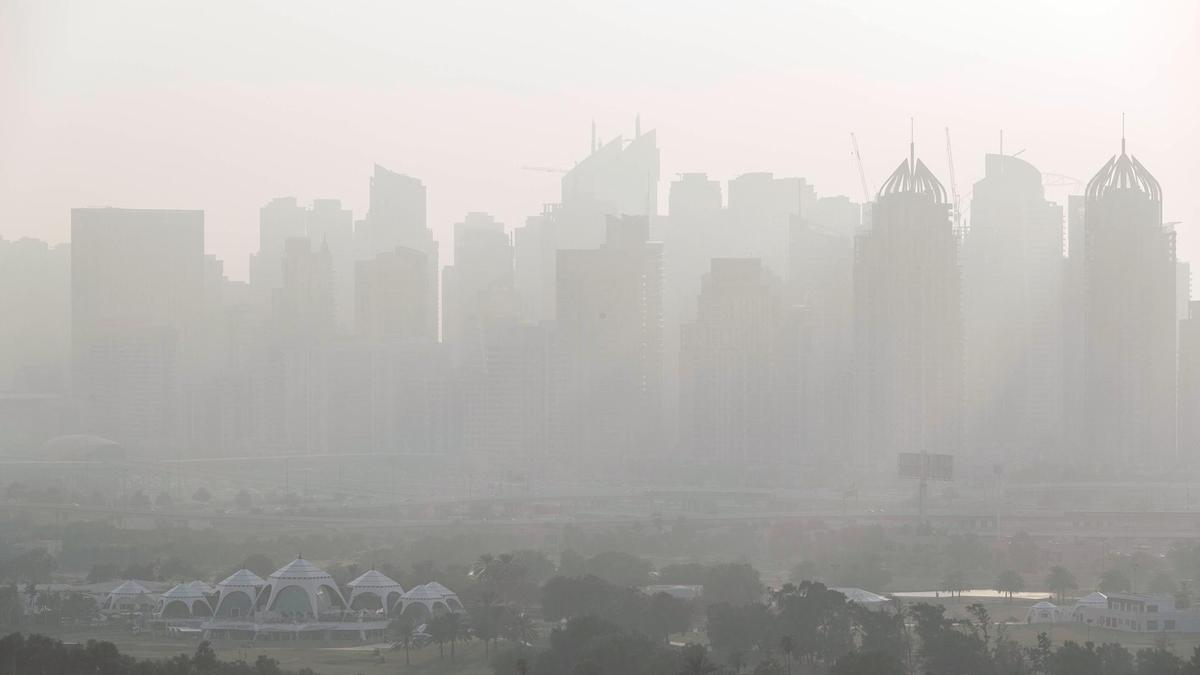
#> input picture hazy/UAE.jpg, 1200 x 675 px, given in place of Whale.mov, which was not available
$ python dehaze_video.py hazy/UAE.jpg   (Python 2 division)
#> lines starting #> are read from the running program, lines starting #| are printed output that depends on the picture; after the words box and inside, x2 and y2 are one past the last pixel; in counts of white or black regions, pixels touching at a corner belong together; pictures that were not available may be replaced by others from this repository, and a replacement may not be noted
#> further down, frame is the input picture: shape (675, 1200, 3); mean B, G, R 179.7, 182.8, 185.1
import cv2
import math
import numpy as np
import sys

def apply_mask(matrix, mask, fill_value):
    #print("MATRIX=", matrix)
    #print("mask=\n" ,mask)
    #print("fill value=\n", fill_value)

    masked = np.ma.array(matrix, mask=mask, fill_value=fill_value)
    print('MASKED=',masked)
    return masked.filled()

def apply_threshold(matrix, low_value=255, high_value=255):
    low_mask = matrix < low_value
    print("low mask=",low_mask)

    matrix = apply_mask(matrix, low_mask, low_value)
    print('Low MASK->',low_mask,'\nMatrix->',matrix)

    high_mask = matrix > high_value
    matrix = apply_mask(matrix, high_mask, high_value)

    return matrix

def simplest_cb(img, percent):
#> called with percent = 1
    assert img.shape[2] == 3
    assert percent > 0 and percent < 100
    print("shape of image = ", img.shape[2])
#| shape of image =  3

    half_percent = percent / 200.0
    print('HALF PERCENT->',half_percent)

    channels = cv2.split(img)
    print('Channels->\n',channels)
#> (printed output is left out)
    print('Shape->',channels[0].shape)
#| Shape-> (675, 1200)
    print('Shape of channels->',len(channels[2]))
#| Shape of channels-> 675

    out_channels = []
    for channel in channels:
        assert len(channel.shape) == 2

	# find the low and high precentile values (based on the input percentile)
        height, width = channel.shape
        vec_size = width * height
        flat = channel.reshape(vec_size)
        print('vec=',vec_size,'\nFlat=',flat)
        assert len(flat.shape) == 1

        flat = np.sort(flat)

        n_cols = flat.shape[0]
        print("Number of columns = ", n_cols)

        low_val  = flat[math.floor(n_cols * half_percent)]
        high_val = flat[math.ceil( n_cols * (1.0 - half_percent))]

        print("Lowval: ", low_val)
        print("Highval: ", high_val)
        print(flat[60])
        print(flat[11940])


        # saturate below the low percentile and above the high percentile
        thresholded = apply_threshold(channel, low_val, high_val)
        # scale the channel
        normalized = cv2.normalize(thresholded, thresholded.copy(), 0, 255, cv2.NORM_MINMAX)
        out_channels.append(normalized)
#> this loop made 3 passes
#> (low_val, high_val) on passes 1 to 3: (79, 249), (83, 251), (82, 254)
#> (printed output is left out)
#> pass 1, in apply_threshold, `low_mask = matrix < low_value`:
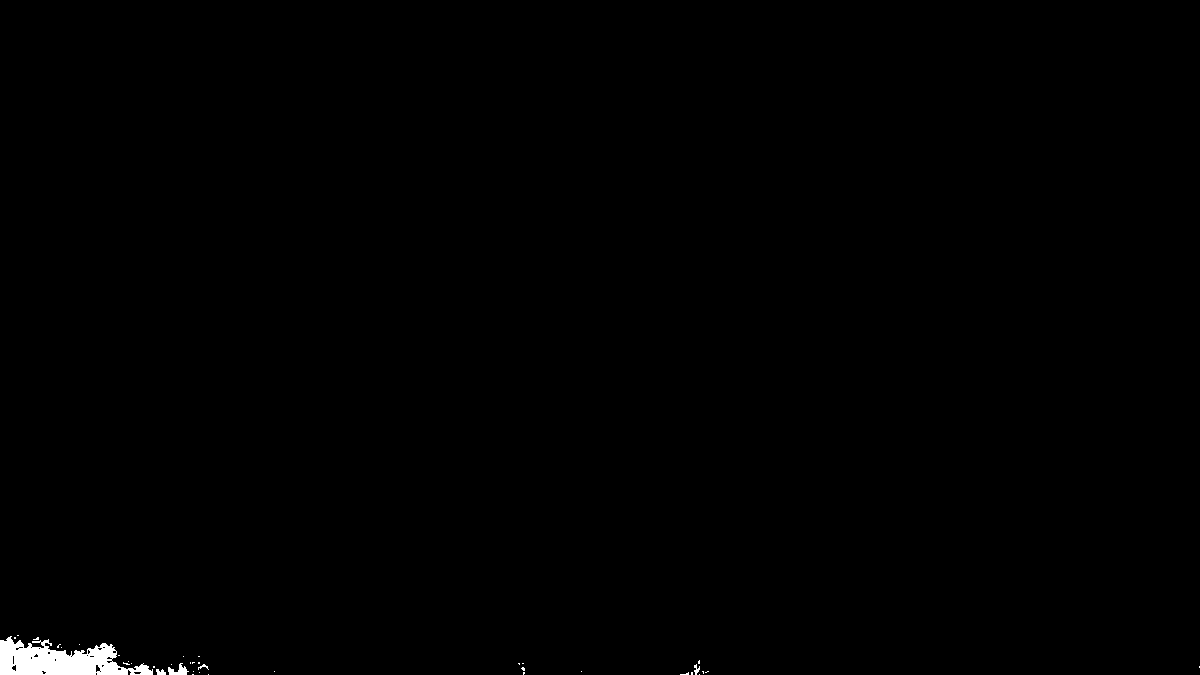
#> low_mask: shape (675, 1200) bool; 0.47% white; 39 white regions (34 under 20 px), largest, box (x1, y1, x2, y2) and area: (0, 636, 153, 675) 3452, (168, 663, 189, 675) 130, (156, 669, 166, 675) 44, (694, 664, 700, 675) 36, (198, 664, 209, 670) 25
#> pass 1, in apply_threshold, `high_mask = matrix > high_value`:
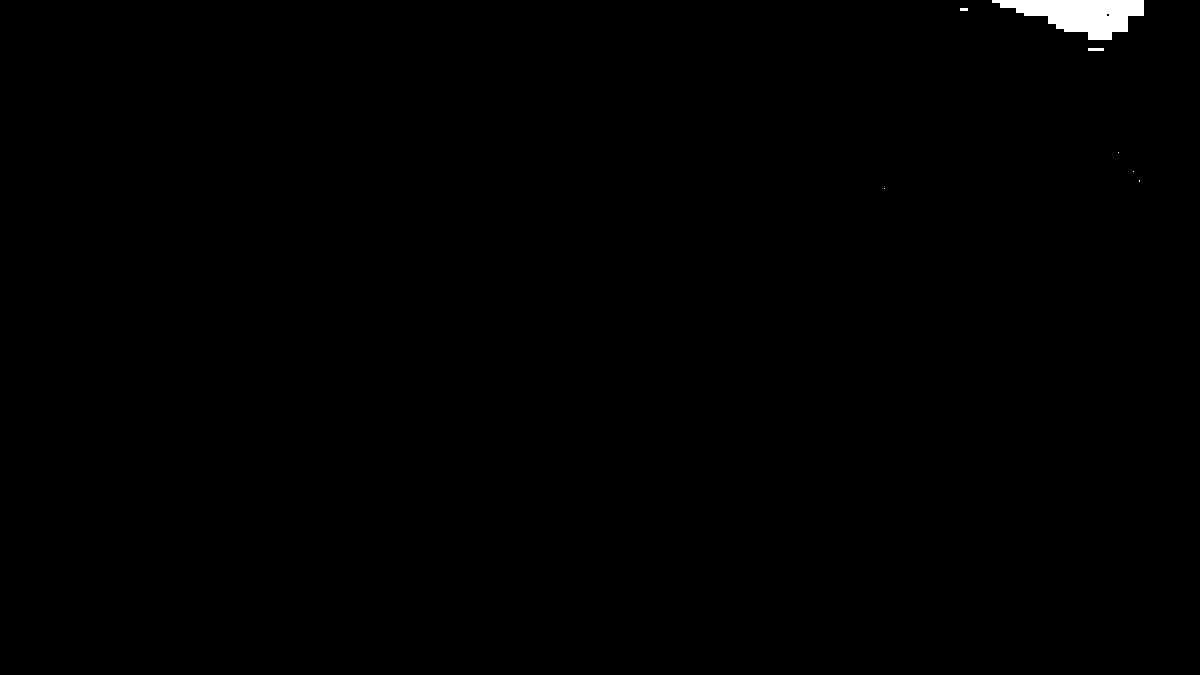
#> high_mask: shape (675, 1200) bool; 0.45% white; 7 white regions (4 under 20 px), largest, box (x1, y1, x2, y2) and area: (992, 0, 1144, 40) 3556, (1088, 48, 1104, 51) 48, (960, 8, 968, 11) 24
#> after the loop, out_channels = 3 items

    return cv2.merge(out_channels)
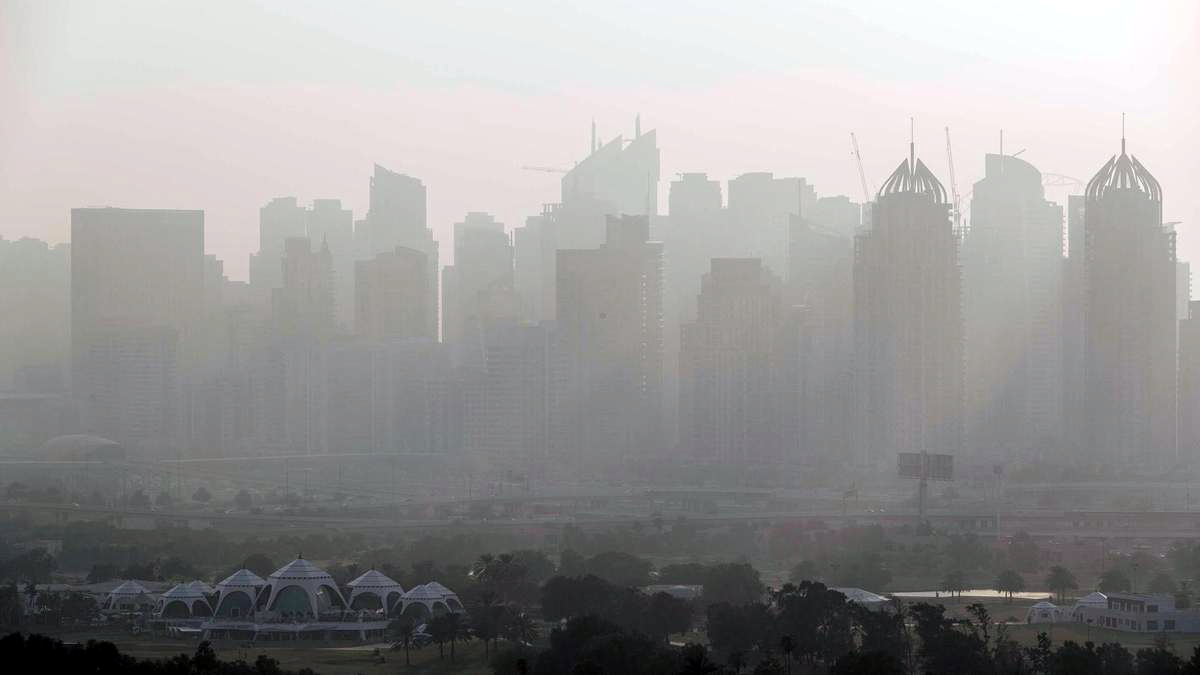
#> returned value: shape (675, 1200, 3); mean of channels 0, 1, 2 151.1, 151.4, 152.8; drawn as B, G, R

if __name__ == '__main__':
    #img = cv2.imread(sys.argv[1])
	cap=cv2.VideoCapture('/media/dheeraj/9A26F0CB26F0AA01/WORK/github_repo/Dehazing/haze-videos/Whale.mov')
   	#img = cv2.imread('/home/dheeraj/Downloads/Whale.mov')
	while True:

		ret, frame=cap.read()

		out = simplest_cb(frame, 1)
		cv2.imshow("Before", frame)
		cv2.imshow("After", out)
		cv2.waitKey(0)
	cap.release()
    cv2.destroyAllWindows()

$ run again, on hazy/fog.jpg
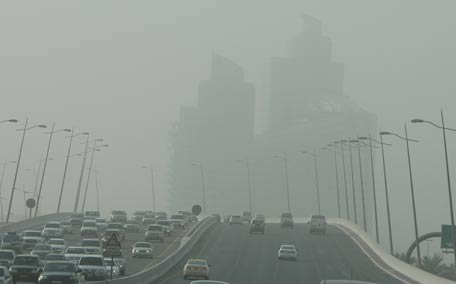
#> input picture hazy/fog.jpg, 456 x 284 px, given in place of Whale.mov, which was not available
#> frame is the input picture: shape (284, 456, 3); mean B, G, R 147, 153.4, 145.1
#| shape of image =  3
#> (printed output is left out)
#| Shape-> (284, 456)
#| Shape of channels-> 284
#> the loop in simplest_cb, `for channel in channels:` made 3 passes
#> (low_val, high_val) on passes 1 to 3: (64, 176), (67, 183), (58, 177)
#> (printed output is left out)
#> pass 1, in apply_threshold, `low_mask = matrix < low_value`:
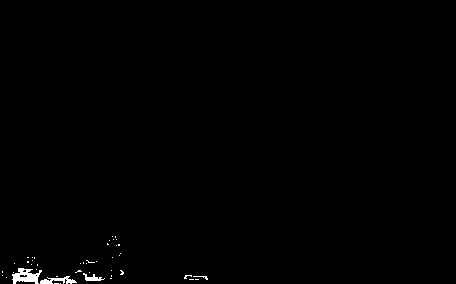
#> low_mask: shape (284, 456) bool; 0.5% white; 45 white regions (41 under 20 px), largest, box (x1, y1, x2, y2) and area: (12, 268, 42, 284) 279, (40, 276, 77, 284) 150, (83, 273, 105, 281) 82, (193, 276, 208, 280) 22
#> after the loop in simplest_cb, `for channel in channels:`: out_channels = 3 items
#> in simplest_cb, `return cv2.merge(out_channels)`:
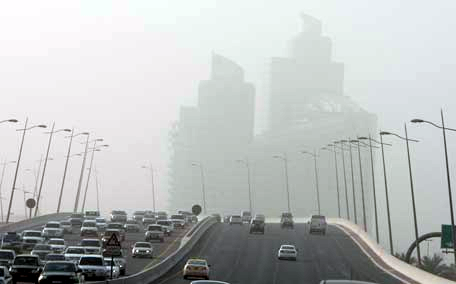
#> returned value: shape (284, 456, 3); mean of channels 0, 1, 2 189, 189.9, 186.6; drawn as B, G, R

$ run again, on hazy/maxresdefault.jpg
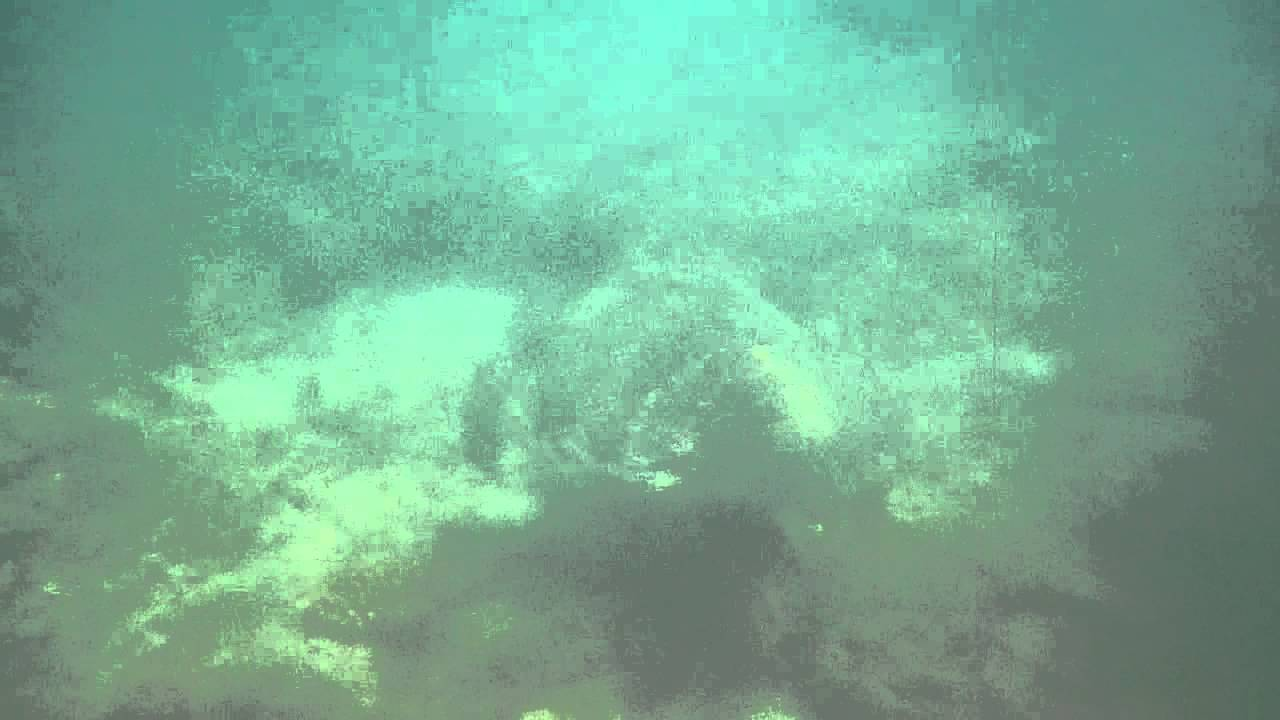
#> input picture hazy/maxresdefault.jpg, 1280 x 720 px, given in place of Whale.mov, which was not available
#> frame is the input picture: shape (720, 1280, 3); mean B, G, R 147.4, 173.3, 118.5
#| shape of image =  3
#> (printed output is left out)
#| Shape-> (720, 1280)
#| Shape of channels-> 720
#> the loop in simplest_cb, `for channel in channels:` made 3 passes
#> (low_val, high_val) on passes 1 to 3: (95, 225), (107, 255), (83, 178)
#> (printed output is left out)
#> after the loop in simplest_cb, `for channel in channels:`:
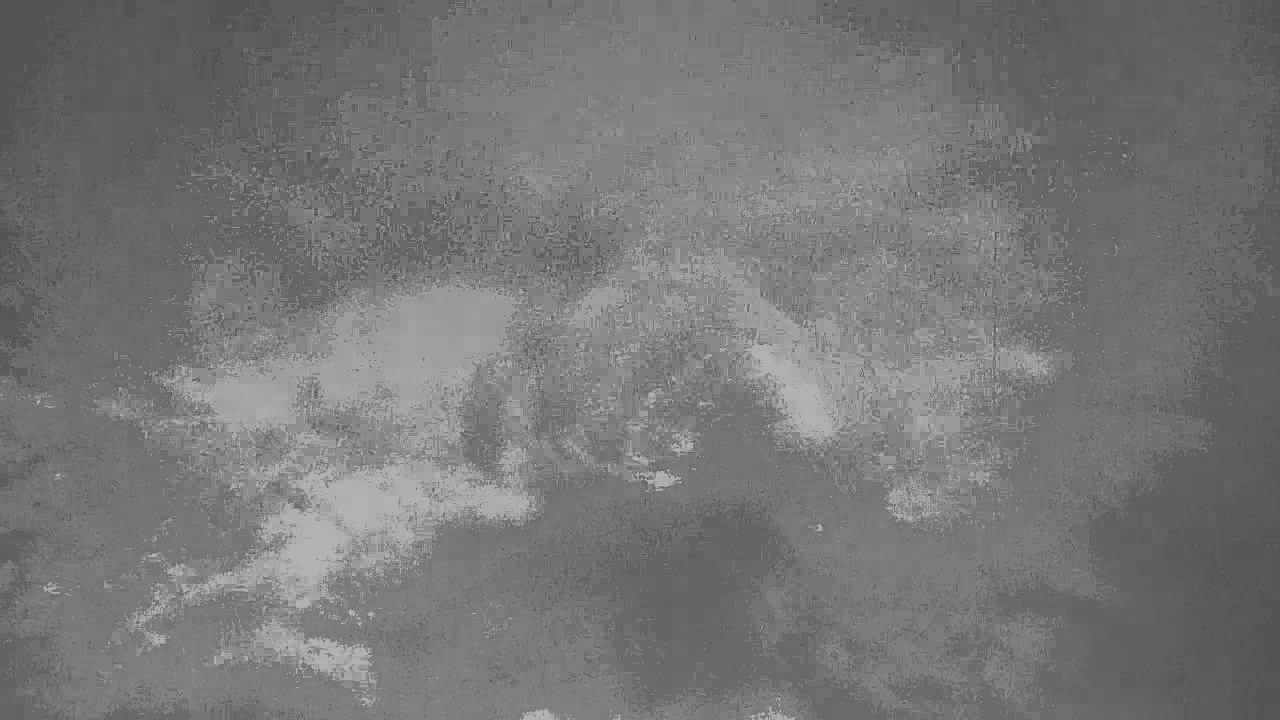
#> thresholded: shape (720, 1280); min 83, max 178, mean 118.4
#> after the loop in simplest_cb, `for channel in channels:`: out_channels = 3 items
#> in simplest_cb, `return cv2.merge(out_channels)`:
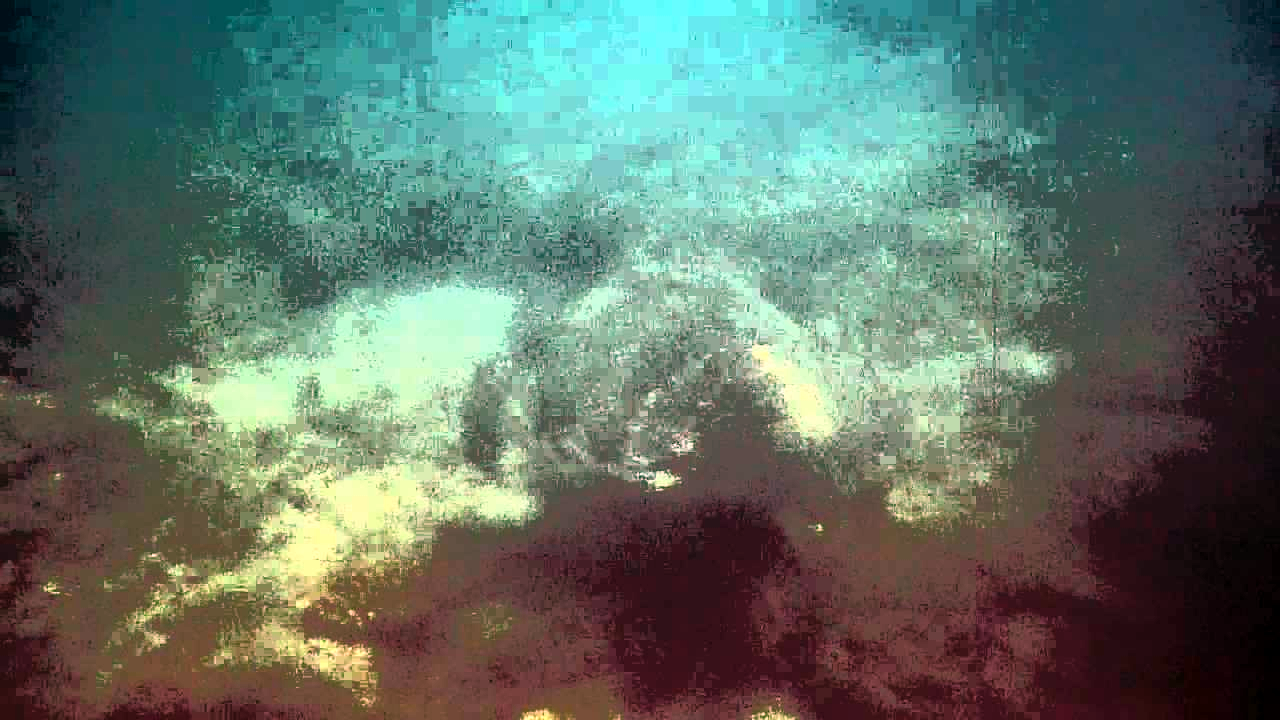
#> returned value: shape (720, 1280, 3); mean of channels 0, 1, 2 102.8, 114.2, 95.1; drawn as B, G, R
